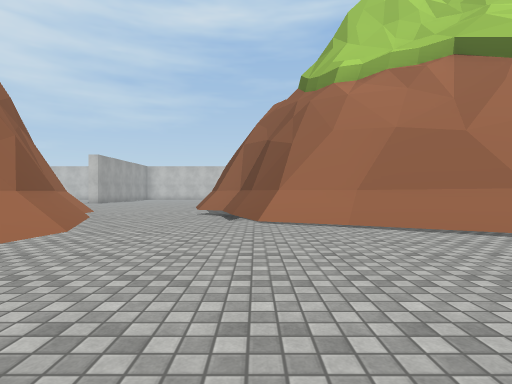
view 1 (above)

20 first-person views from a walk through a Unity game level. The camera is 1.2 m above the floor, looks level and sees 80° across. The floor is counted in squares, 2 m on a side. Each view is taken from the middle of a square. On the plan, view 1 faces up. The plan holds only what a view shows up to about 9 squares ahead; the rest is blank. The place goes on beyond the plan. The player character is not drawn. Some surface patterns are stand-ins.

view 2
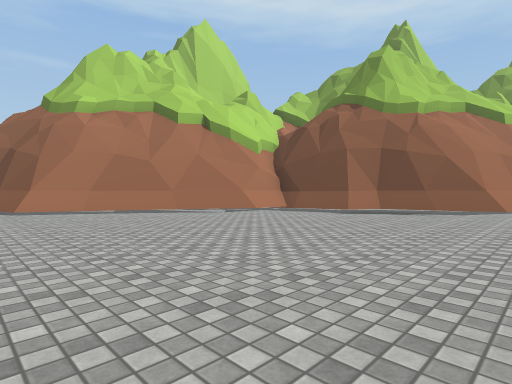

view 3
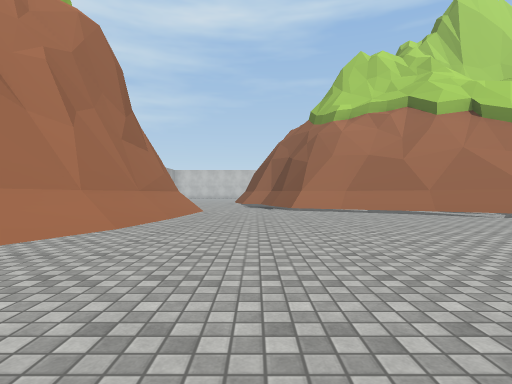

view 4
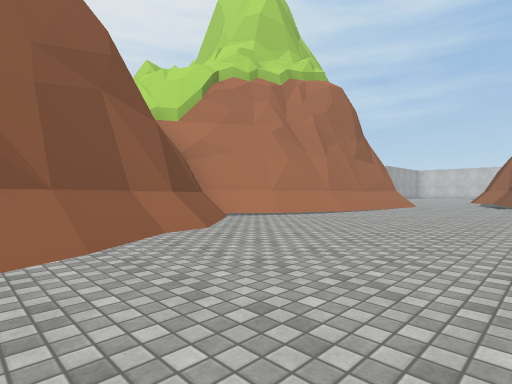

view 5
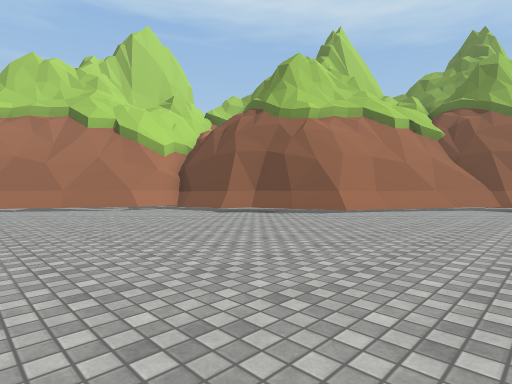

view 6
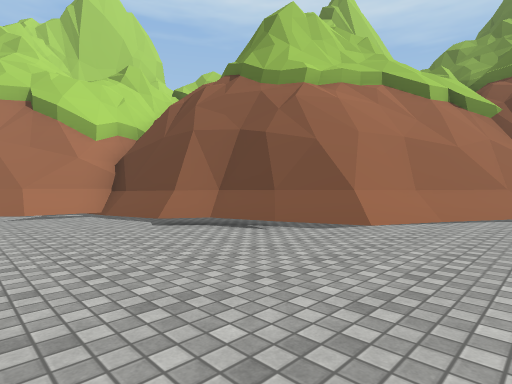

view 7
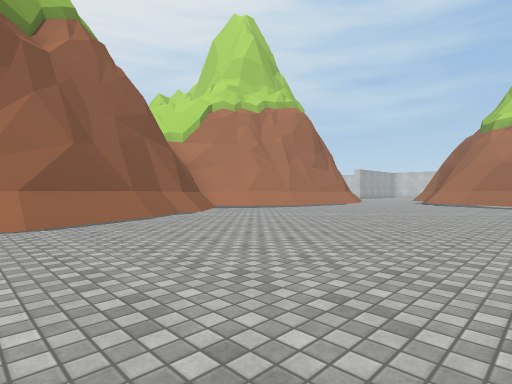

view 8
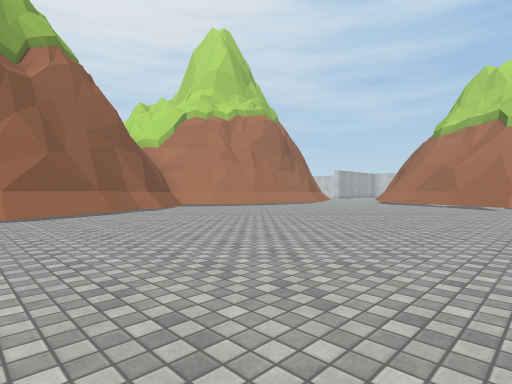

view 9
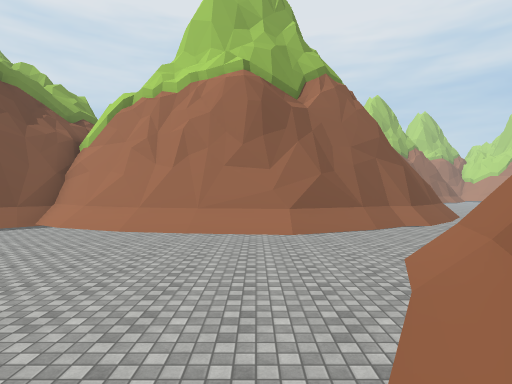

view 10
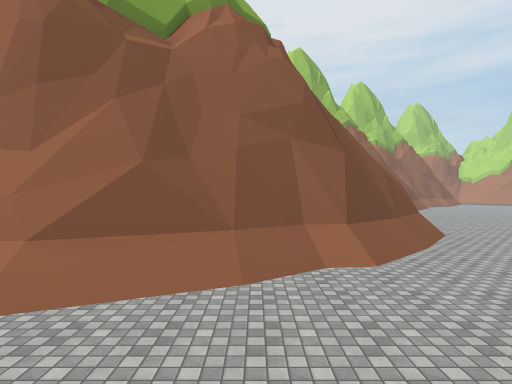

view 11
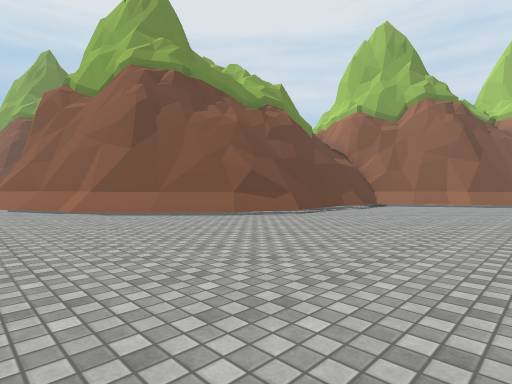

view 12
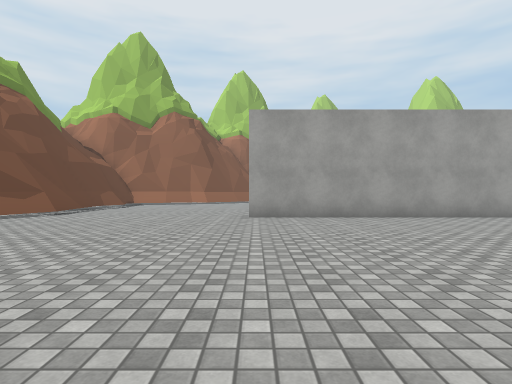

view 13
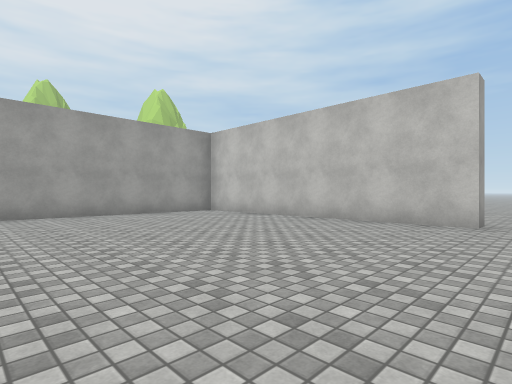

view 14
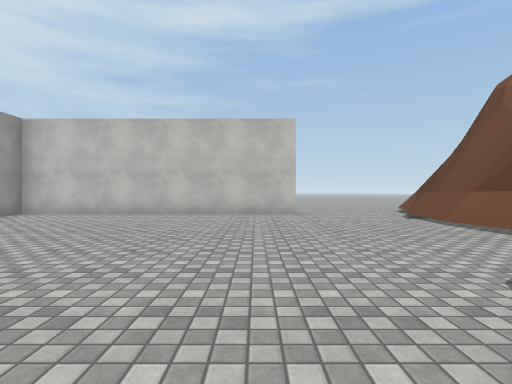

view 15
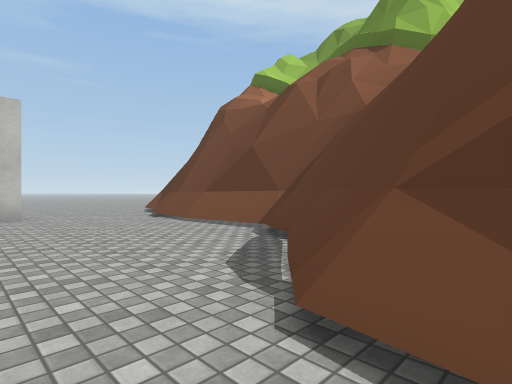

view 16
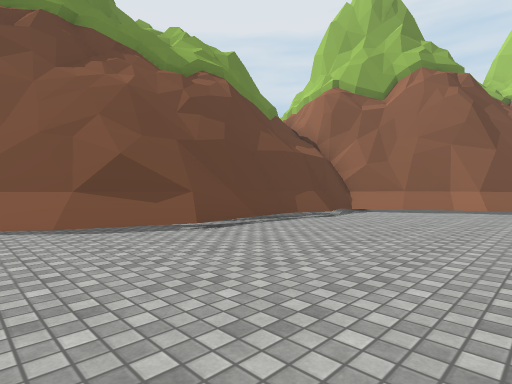

view 17
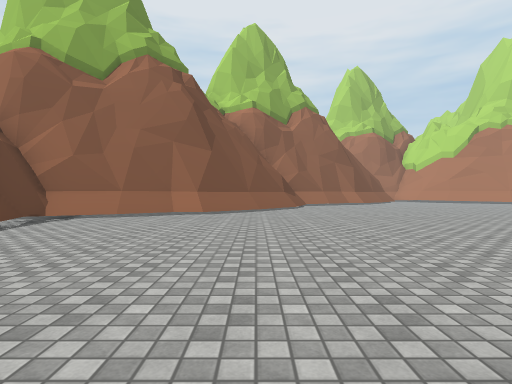

view 18
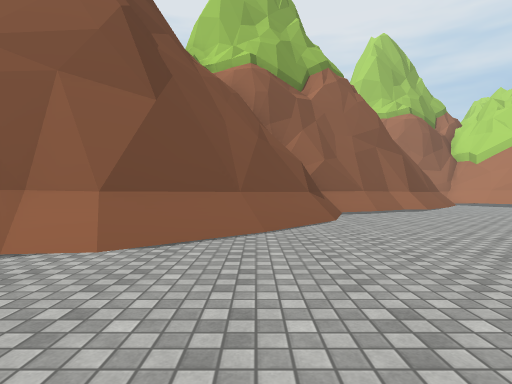

view 19
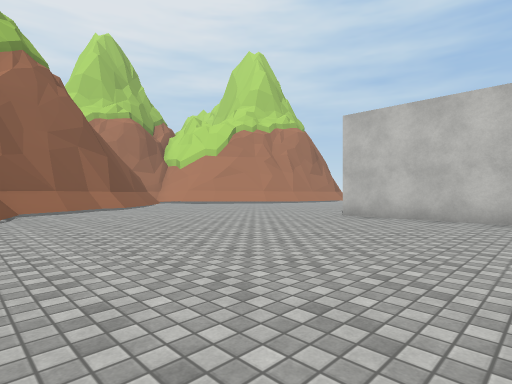

view 20
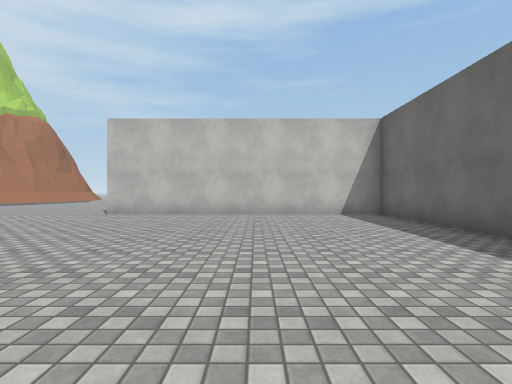

### Floor plan
Key: @ floor where view 1 was taken; # wall or solid block; . floor; / step, stairs or slope; = window, fence, low wall or low ledge; ^ raised ledge.
Columns run from 22 left of view 1 to 10 right of it. Each row starts with its distance up from view 1.
 24    ...               ....#
 23    ....###############..##
 22 ..  .........#..........##
 21 .............#..........#
 20 /............#..........#
 19 #/...........#..........#
 18 #/...........#..........#
 17 ##/..........#.........##
 16  ###/........#........##
 15    ^#/...............##
 14     ^#/..............
 13      ^#/............/
 12       #/............/
 11       ^#///..=/...../
 10        ########//...
  9               ##//../##
  8                ##//..##
  7                 ##/../##
  6                  ##/../##
  5                   #/../###
  4                   ##..../###
  3                   ##.....//###
  2                   ##.......//#
  1                   #/.........##
  0                   #/..@......##
 -1                  ##/..........##
 -2                  #/.........../##
 -3                  #/...........//#
 -4                  ##/............/
 -5                   ##.............
 -6                    #/............
 -7                    ##/.......
 -8                     #/.......
 -9                      /.......

Positions as (right, up) in squares from view 1, and headings:
1: (0, 0), facing up
2: (-1, -4), facing up-right
3: (-1, -4), facing up
4: (1, -7), facing up-left
5: (1, -7), facing up-right
6: (4, -5), facing up-right
7: (4, -9), facing up-left
8: (6, -9), facing up-left
9: (4, 3), facing left
10: (0, 6), facing left
11: (-2, 16), facing down-left
12: (-1, 16), facing left
13: (0, 17), facing up-left
14: (-2, 15), facing up
15: (-2, 15), facing up-right
16: (-6, 15), facing down-left
17: (-8, 15), facing left
18: (-13, 15), facing left
19: (-12, 16), facing up-left
20: (-12, 15), facing up
